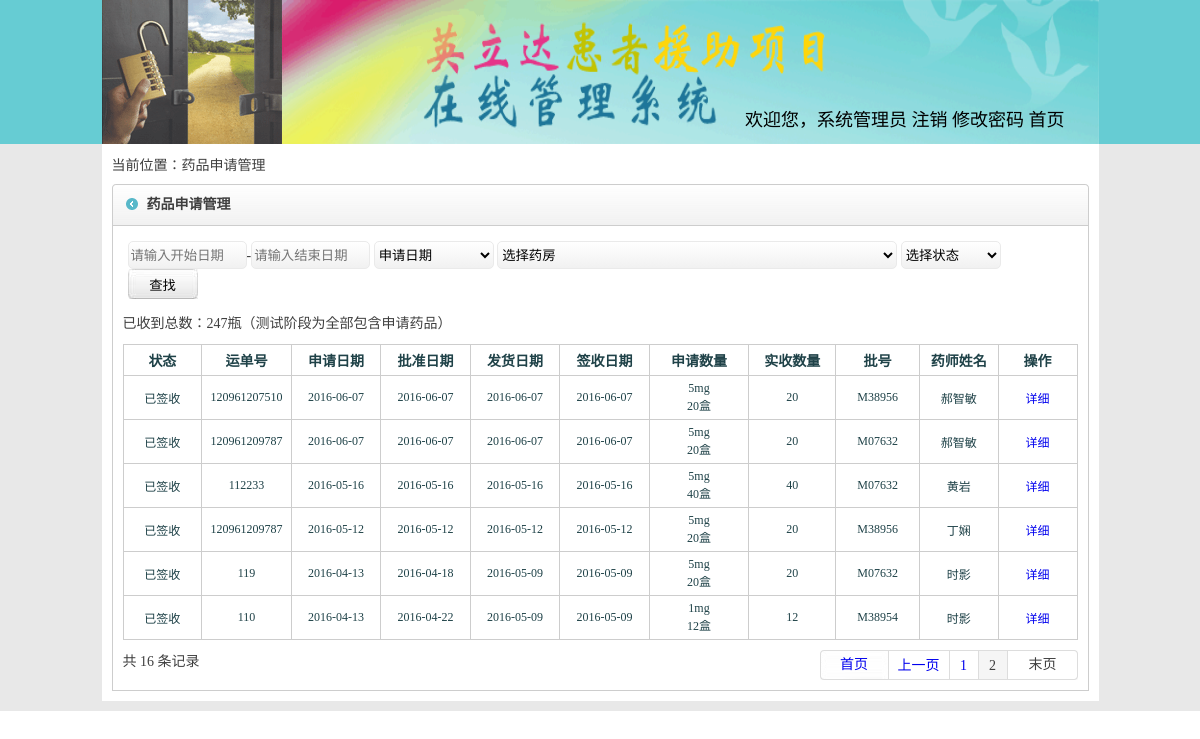
/cfczyshqgl.php?page=2 (signed in), run on the app's committed database.
### tables this page shows
CREATE TABLE `yfshqzy` (
  `id` int(100) NOT NULL,
  `yshxm` varchar(100) DEFAULT NULL,
  `gg1` varchar(100) DEFAULT NULL,
  `kcshl1` varchar(100) DEFAULT NULL,
  `shqshl1` varchar(100) DEFAULT NULL,
  `gg2` varchar(100) DEFAULT NULL,
  `kcshl2` varchar(100) DEFAULT NULL,
  `shqshl2` varchar(100) DEFAULT NULL,
  `shqzht` varchar(100) DEFAULT NULL,
  `shqrq` varchar(100) DEFAULT NULL,
  `pfnr` varchar(100) DEFAULT NULL,
  `kffy` varchar(100) DEFAULT NULL,
  `ydh` varchar(100) DEFAULT NULL,
  `fyrq` varchar(100) DEFAULT NULL,
  `shdrq` varchar(100) DEFAULT NULL,
  `ph1` varchar(100) DEFAULT NULL,
  `shhr` varchar(100) DEFAULT NULL,
  `fyr` varchar(100) DEFAULT NULL,
  `pfrq` varchar(100) DEFAULT NULL,
  `ph2` varchar(100) DEFAULT NULL,
  `pfshl1` varchar(100) DEFAULT NULL,
  `pfshl2` varchar(100) DEFAULT NULL,
  `phshl1` varchar(100) DEFAULT NULL,
  `phshl2` varchar(100) DEFAULT NULL,
  `jlshjch` varchar(100) DEFAULT NULL,
  `yfmch` varchar(100) DEFAULT NULL,
  `shqshc` varchar(100) DEFAULT NULL COMMENT '申请手册',
  `shdchzh` varchar(100) NOT NULL DEFAULT '0' COMMENT 'cfc是否收到传真(0为未收到，1为已收到，默认为未收到'
);

CREATE TABLE `kfrk` (
  `id` int(21) NOT NULL,
  `ph` varchar(100) DEFAULT NULL,
  `yxrqzh` varchar(100) DEFAULT NULL,
  `zhwmch` varchar(100) DEFAULT NULL,
  `ywmch` varchar(100) DEFAULT NULL,
  `bjdw` varchar(100) DEFAULT NULL,
  `zht` varchar(100) DEFAULT NULL,
  `jpbh` varchar(100) DEFAULT NULL,
  `shchdwchd` varchar(100) DEFAULT NULL,
  `shyrq` varchar(100) DEFAULT NULL,
  `zhczhh` varchar(100) DEFAULT NULL,
  `jymd` varchar(100) DEFAULT NULL,
  `bjshl` varchar(100) DEFAULT NULL,
  `gg` varchar(100) DEFAULT NULL,
  `jxxh` varchar(100) DEFAULT NULL,
  `pjh` varchar(100) DEFAULT NULL,
  `hth` varchar(100) DEFAULT NULL,
  `bzhgg` varchar(100) DEFAULT NULL,
  `jlshjch` varchar(100) DEFAULT NULL
);

### cfczyshqgl.php (the view, shortened to what this page needs)
<?php session_start();
$pagesize = 10;
if ($_GET[page]) {
    $pageval = $_GET[page];
    $page = ($pageval - 1) * $pagesize;
    $page .= ',';
}
$html_title = "药品申请管理";
include('spap_head.php');
?>
<div class="main"><?php  ?>
    <div class="insmain">
        <div class="thislink">当前位置：<?php echo $html_title; ?></div>
        <div class="inwrap flt top">
            <div class="title w977 flt">
                <strong><?php echo $html_title; ?></strong><span></span>
            </div>
            <div class="incontact w955 flt">
                <table width="100%" border="0" cellspacing="0" cellpadding="5">
                    <tr>
                        <td>
                            <div class="insinsins" style="width:100%;">
                  <span>
<input type="text" id="KaishiRiqi" name="KaishiRiqi" readonly="readonly"
       placeholder="请输入开始日期" size="12" value="" class="grd-white"/>-<input type="text" id="JiezhiRiqi" name="JiezhiRiqi"
                                                                           readonly="readonly" placeholder="请输入结束日期"
                                                                           size="12" value="" class="grd-white"/>
<select id="rqlx" name="rqlx" style="width:120px;" class="grd-white2">
    <option <?php if ($_GET[rqlx] == "1") {
        echo "selected=\"selected\"";
    } ?> value="1">申请日期
    </option>
</select>
<select id="YaoFangId" name="YaoFangId" style="width:400px;" class="grd-white2">
    <option selected="selected" value="">选择药房</option>
</select>
<select id="shqzht" name="shqzht" style="width: 100px;" class="grd-white2">
    <option selected="selected" value="">选择状态</option>
</select>
<input type="button" value="查找" onclick="guolv();" class="uusub2"/>
                  </span>
                            </div>
                        </td>
                    </tr>
                </table>
                <div class="insinsins"><span>
<?php
$zshsql = "SELECT SUM(pfshl1) FROM `yfshqzy` where `shqzht`='3'";
$zsh = mysql_query($zshsql);
while ($zshRecord = mysql_fetch_array($zsh)) {
    $zshjs = $zshRecord[0];
}
?>
                        已收到总数：<?php echo $zshjs; ?>瓶（测试阶段为全部包含申请药品）   </span></div>
                <table width="100%" border="0" cellpadding="5" cellspacing="1" bgcolor="#cdcdcd">
                    <tr style="color:#1f4248; font-weight:bold; height:30px;">
                        <td width="80" align="center" bgcolor="#FFFFFF">状态</td>
                        <td width="80" align="center" bgcolor="#FFFFFF">运单号</td>
                        <td width="90" align="center" bgcolor="#FFFFFF">申请日期</td>
                        <td width="90" align="center" bgcolor="#FFFFFF">批准日期</td>
                        <td width="90" align="center" bgcolor="#FFFFFF">发货日期</td>
                        <td width="90" align="center" bgcolor="#FFFFFF">签收日期</td>
                        <td width="104" align="center" bgcolor="#FFFFFF">申请数量</td>
                        <td width="90" align="center" bgcolor="#FFFFFF">实收数量</td>
                        <td width="80" align="center" bgcolor="#FFFFFF">批号</td>
                        <td width="80" align="center" bgcolor="#FFFFFF">药师姓名</td>
                        <td width="80" align="center" bgcolor="#FFFFFF">操作</td>
                    </tr>
                    <?php
                    $sql = "select * from `yfshqzy` ";
                    $sql .= "  order by id DESC limit $page $pagesize ";
                    $Query_ID = mysql_query($sql);
                    while ($Record = mysql_fetch_array($Query_ID)) {
                        echo "<tr style=\"color:#1f4248; font-size:12px;\">";
                        echo "<td align=\"center\" bgcolor=\"#FFFFFF\">";
                        if ($Record[8] == '0') {
                            echo "申请中";
                        } else if ($Record[8] == '1') {
                            echo "已审批";
                        } else if ($Record[8] == '2') {
                            echo "已发货";
                        } else if ($Record[8] == '3') {
                            echo "已签收";
                        }
                        echo "</td>";
                        echo "<td align=\"center\" bgcolor=\"#FFFFFF\">" . $Record[12] . "</td>";
                        echo "<td align=\"center\" bgcolor=\"#FFFFFF\">" . $Record[9] . "</td>";
                        echo "<td  align=\"center\" bgcolor=\"#FFFFFF\">" . $Record[18] . "</td>";
                        echo "<td align=\"center\" bgcolor=\"#FFFFFF\">" . $Record[13] . "</td>";
                        echo "<td align=\"center\" bgcolor=\"#FFFFFF\">" . $Record[14] . "</td>";
                        echo "<td align=\"center\" bgcolor=\"#FFFFFF\">" . $Record[2]."<br/>".$Record[4] ."盒". "</td>";
                        echo "</td><td align=\"center\" bgcolor=\"#FFFFFF\">" . ($Record[20] + $Record[21]) . "</td>";
                        echo "<td align=\"center\" bgcolor=\"#FFFFFF\">";
                        $ph1 = explode(",", $Record[15]);
                        for ($i = 0; $i <= count($ph1); $i++) {
                            $ph1sql = "select ph from `kfrk` where `id`='" . $ph1[$i] . "'";
                            $ph1Query_ID = mysql_query($ph1sql);
                            while ($ph1Record = mysql_fetch_array($ph1Query_ID)) {
                                echo $ph1Record['0'] . " ";
                            }
                        }
                        echo "<td align=\"center\" bgcolor=\"#FFFFFF\">";
                        echo $Record[1];
                        echo "</td>";
                        echo "<td align=\"center\" bgcolor=\"#FFFFFF\"><a href=\"cfczyshqb.php?id=" . $Record[0] . "\">详细</a> ";
                        echo "</td>";
                        echo "</tr>";
                    }
                    ?>
                </table>
                <div class="top">
                    <?php
                    include('pagefy.php');
                    ?>
                </div>
            </div>
        </div>
    </div>
</div><?php  ?>
</div><?php  ?>
</body>
</html>

### style/style.css (style rules this page uses)
.wrap .main { width:997px; margin:0 auto; }
.wrap .main .insmain { width:977px; margin:0 auto; color:#3f3f3f; height:auto; float:left; padding:10px; background:#ffffff; margin-bottom:10px; }
.w977 { width:977px; }
.w955 { width:955px; }
.flt { float:left; }
.wrap .main .insmain .inwrap { width:977px; }
.top { margin-top:10px; }
.wrap .main .insmain .inwrap .title { background:url(../images/main_title_bg.gif) right top no-repeat; height:42px; vertical-align:middle; line-height:42px; }
.wrap .main .insmain .inwrap .title strong { width:auto; float:left; padding-left:35px; background:url(../images/main_title_bg.gif) left top no-repeat; }
.wrap .main .insmain .inwrap .incontact { border-left:1px #cdcdcd solid; border-right:1px #cdcdcd solid; padding:10px; border-bottom:1px #cdcdcd solid; }
.wrap .main .insmain .inwrap .incontact .insinsins { width:auto; float:left; height:auto; margin-bottom:8px; margin-right:10px; }
.wrap .main .insmain .inwrap .incontact .insinsins span { line-height:24px; vertical-align:middle; float:left; }
.grd-white { background: #ffffff; height:24px; background: -moz-linear-gradient(top, #ffffff 0%, #f1f1f1 100%); background: -webkit-gradient(linear, left top, left bottom, color-stop(0%,#ffffff), color-stop(100%,#f1f1f1)); background: -webkit-linear-gradient(top, #ffffff 0%,#f1f1f1 100%); background: -o-linear-gradient(top, #ffffff 0%,#f1f1f1 100%); background: -ms-linear-gradient(top, #ffffff 0%,#f1f1f1 100%); background: linear-gradient(to bottom, #ffffff 0%,#f1f1f1 100%); filter: progid:DXImageTransform.Microsoft.gradient( startColorstr='#ffffff', endColorstr='#f1f1f1',GradientType=0 ); border: 1px solid #eaeaea; border-radius: 5px; }
.grd-white2 { background: #ffffff; height:28px; background: -moz-linear-gradient(top, #ffffff 0%, #f1f1f1 100%); background: -webkit-gradient(linear, left top, left bottom, color-stop(0%,#ffffff), color-stop(100%,#f1f1f1)); background: -webkit-linear-gradient(top, #ffffff 0%,#f1f1f1 100%); background: -o-linear-gradient(top, #ffffff 0%,#f1f1f1 100%); background: -ms-linear-gradient(top, #ffffff 0%,#f1f1f1 100%); background: linear-gradient(to bottom, #ffffff 0%,#f1f1f1 100%); filter: progid:DXImageTransform.Microsoft.gradient( startColorstr='#ffffff', endColorstr='#f1f1f1',GradientType=0 ); border: 1px solid #eaeaea; border-radius: 5px; }
.uusub2 { background:url(../images/sub02.jpg) top left no-repeat; width:70px; height:30px; border:0px; }

### style/master.css (style rules this page uses)
body { margin-left: 0px; margin-top: 0px; margin-right: 0px; margin-bottom: 0px; }
a:link { text-decoration: none; }

### data on the page
yfshqzy: shqzht "已签收", ydh "120961207510", shqrq "2016-06-07", pfrq "2016-06-07", fyrq "2016-06-07", shdrq "2016-06-07", gg1 "5mg", shqshl1 "20", $Record[20] + $Record[21] "20", yshxm "郝智敏"
kfrk: ph "M38956"
yfshqzy: shqzht "已签收", ydh "120961209787", shqrq "2016-06-07", pfrq "2016-06-07", fyrq "2016-06-07", shdrq "2016-06-07", gg1 "5mg", shqshl1 "20", $Record[20] + $Record[21] "20", yshxm "郝智敏"
kfrk: ph "M07632"
yfshqzy: shqzht "已签收", ydh "112233", shqrq "2016-05-16", pfrq "2016-05-16", fyrq "2016-05-16", shdrq "2016-05-16", gg1 "5mg", shqshl1 "40", $Record[20] + $Record[21] "40", yshxm "黄岩"
yfshqzy: shqzht "已签收", ydh "120961209787", shqrq "2016-05-12", pfrq "2016-05-12", fyrq "2016-05-12", shdrq "2016-05-12", gg1 "5mg", shqshl1 "20", $Record[20] + $Record[21] "20", yshxm "丁娴"
yfshqzy: shqzht "已签收", ydh "119", shqrq "2016-04-13", pfrq "2016-04-18", fyrq "2016-05-09", shdrq "2016-05-09", gg1 "5mg", shqshl1 "20", $Record[20] + $Record[21] "20", yshxm "时影"
yfshqzy: shqzht "已签收", ydh "110", shqrq "2016-04-13", pfrq "2016-04-22", fyrq "2016-05-09", shdrq "2016-05-09", gg1 "1mg", shqshl1 "12", $Record[20] + $Record[21] "12", yshxm "时影"
kfrk: ph "M38954"

### other printed values
$_SESSION[yhname] "系统管理员"
$html_title "药品申请管理"
$zshjs "247"
$num "16"
